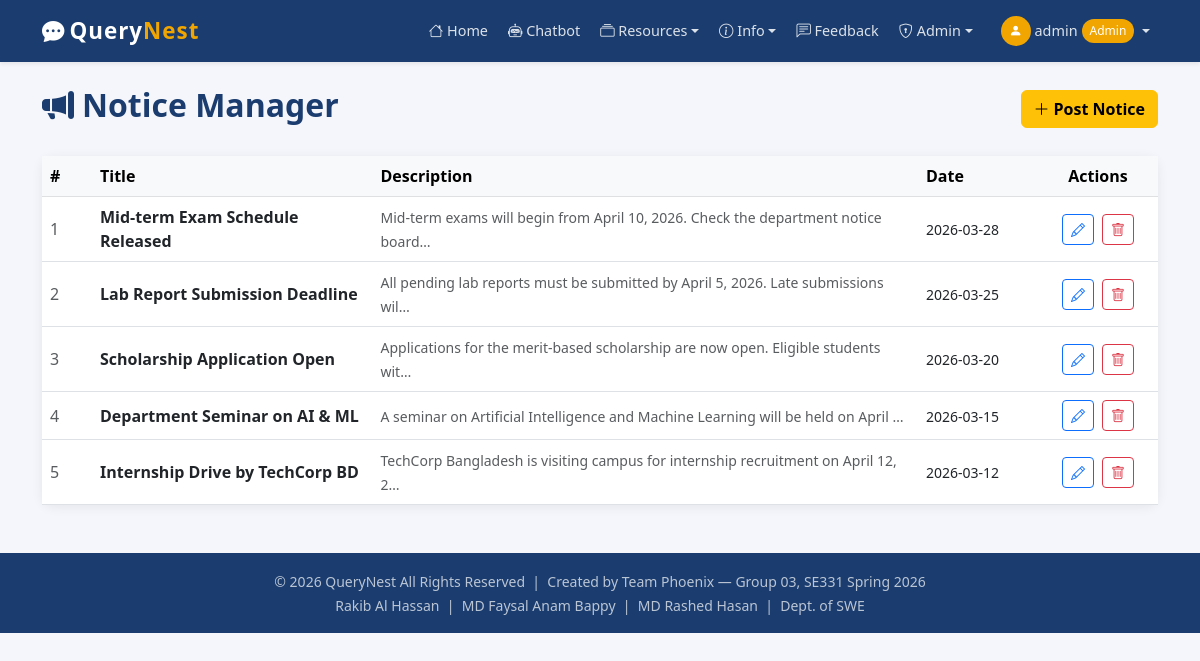
Page /admin/notices (signed in) on the committed database.
### tables this page shows
CREATE TABLE notices (
            notice_id    INTEGER PRIMARY KEY AUTOINCREMENT,
            title        TEXT NOT NULL,
            description  TEXT NOT NULL,
            publish_date TEXT NOT NULL
        );

### app.py (the view)
@app.route('/admin/notices')
@admin_required
def admin_notices():
    conn    = get_db()
    notices = conn.execute("SELECT * FROM notices ORDER BY publish_date DESC").fetchall()
    conn.close()
    return render_template('admin_notices.html', notices=notices)

### app.py (called while the page is built)
def get_db():
    conn = sqlite3.connect(DB_PATH)
    conn.row_factory = sqlite3.Row
    return conn

def admin_required(f):
    @wraps(f)
    def decorated(*args, **kwargs):
        if session.get('role') != 'admin':
            flash('Admin access required.', 'danger')
            return redirect(url_for('login'))
        return f(*args, **kwargs)
    return decorated

### templates/admin_notices.html (shortened to what this page needs)
{% extends "base.html" %}
{% block content %}
<div class="d-flex justify-content-between align-items-center mb-4">
  <h2 class="fw-bold" style="color:#1a3c6e;">
    <i class="bi bi-megaphone-fill me-2"></i>Notice Manager
  </h2>
  <a href="{{ url_for('notice_add') }}" class="btn btn-warning fw-semibold">
    <i class="bi bi-plus-lg me-1"></i>Post Notice
  </a>
</div>
<div class="card">
  <div class="card-body p-0">
    {% if notices %}
    <div class="table-responsive">
      <table class="table table-hover align-middle mb-0">
        <thead class="table-light">
          <tr>
            <th width="50">#</th>
            <th>Title</th>
            <th>Description</th>
            <th width="120">Date</th>
            <th width="120" class="text-center">Actions</th>
          </tr>
        </thead>
        <tbody>
          {% for n in notices %}
          <tr>
            <td class="text-muted">{{ n.notice_id }}</td>
            <td class="fw-semibold">{{ n.title }}</td>
            <td><small class="text-muted">{{ n.description[:80] }}{% if n.description|length > 80 %}…{% endif %}</small></td>
            <td><small>{{ n.publish_date }}</small></td>
            <td class="text-center">
              <a href="{{ url_for('notice_edit', notice_id=n.notice_id) }}"
                 class="btn btn-sm btn-outline-primary me-1"><i class="bi bi-pencil"></i></a>
              <a href="{{ url_for('notice_delete', notice_id=n.notice_id) }}"
                 class="btn btn-sm btn-outline-danger"
                 onclick="return confirm('Delete this notice?')"><i class="bi bi-trash"></i></a>
            </td>
          </tr>
          {% endfor %}
        </tbody>
      </table>
    </div>
    {% else %}
    <div class="text-center text-muted py-5">
      <i class="bi bi-inbox fs-1"></i>
      <p class="mt-3">No notices yet. <a href="{{ url_for('notice_add') }}">Post one</a>.</p>
    </div>
    {% endif %}
  </div>
</div>
{% endblock %}

### templates/base.html (style rules this page uses)
:root { --primary:#1a3c6e; --accent:#f0a500; }
body { background:#f4f6fb; font-family:'Segoe UI',sans-serif; }
.card { border:none; border-radius:12px; box-shadow:0 2px 12px rgba(0,0,0,.07); }

### rows in the picture
notices: notice_id "1", title "Mid-term Exam Schedule Released", description "Mid-term exams will begin from April 10, 2026. Check the department notice board", publish_date "2026-03-28"
notices: notice_id "2", title "Lab Report Submission Deadline", description "All pending lab reports must be submitted by April 5, 2026. Late submissions wil", publish_date "2026-03-25"
notices: notice_id "3", title "Scholarship Application Open", description "Applications for the merit-based scholarship are now open. Eligible students wit", publish_date "2026-03-20"
notices: notice_id "4", title "Department Seminar on AI & ML", description "A seminar on Artificial Intelligence and Machine Learning will be held on April", publish_date "2026-03-15"
notices: notice_id "5", title "Internship Drive by TechCorp BD", description "TechCorp Bangladesh is visiting campus for internship recruitment on April 12, 2", publish_date "2026-03-12"

### other values in the picture
{{ session.user_name }} "admin"
